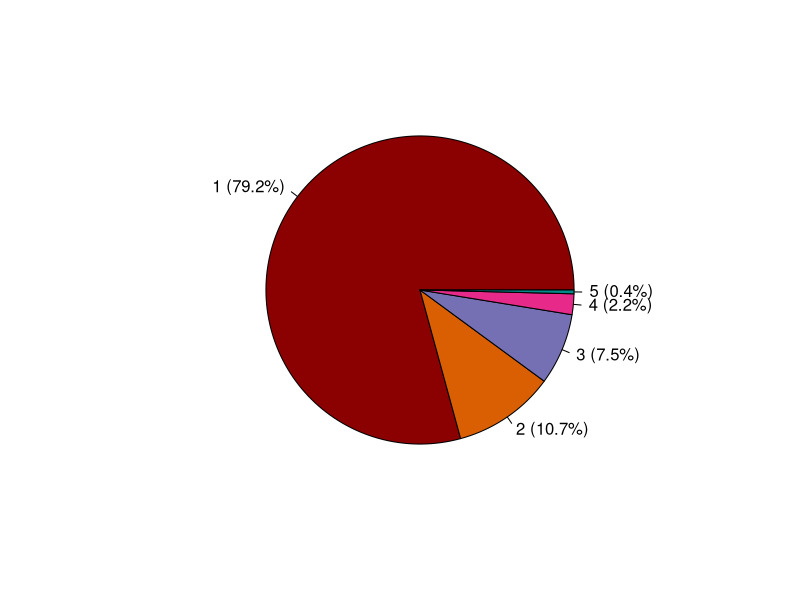

Recreate this plot in R.
values <- c(802, 108, 76, 22, 4)
labels <- c("1", "2", "3", "4", "5")

pct <- round(values / sum(values) * 100, 1)
lbls <- paste0(labels, " (", pct, "%)")

colors <- c("#8B0000", "#d95f02", "#7570b3", "#e7298a", "#008B8B")

pie(values, labels = lbls, col = colors, main = "")
